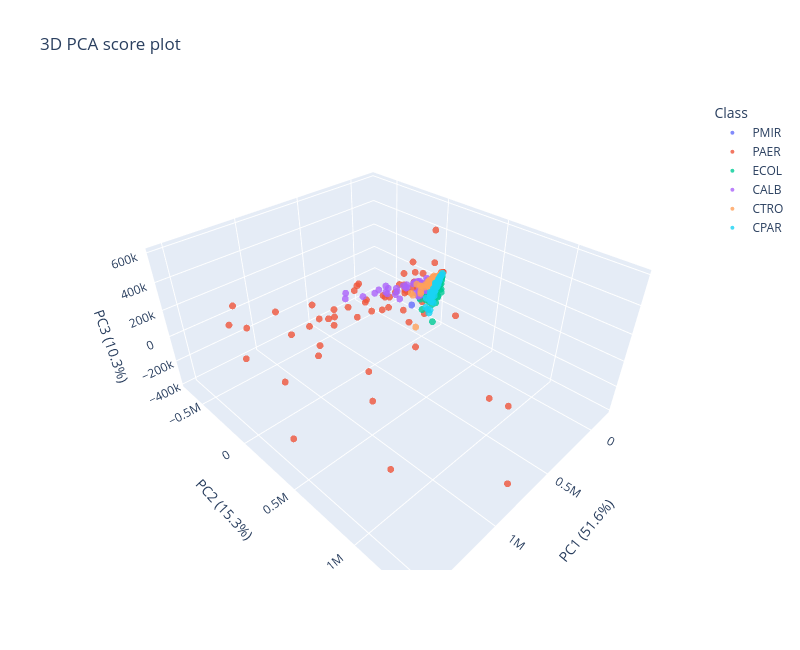

Here is the notebook cell this chart was saved with:
### Markdown cell above
## Without any normalisation, we do not see any bacteria-relevant separation in the data, at least not in the frist 2 components. Let's try 3:

### Code cell
PCA_data = tmp_train.copy()

for i in range(5):
    PCA_data[f"PC{i+1}"] = X_2D[:, i]

fig = px.scatter_3d(
    PCA_data,
    x="PC1",
    y="PC2",
    z="PC5",
    color="Class",
    hover_data=["Class"],
    title="3D PCA score plot"
)

fig.update_traces(marker=dict(size=4, opacity=0.8))

fig.update_layout(
    width=800,
    height=650,
    scene=dict(
        xaxis_title=f"PC1 ({pca.explained_variance_ratio_[0]*100:.1f}%)",
        yaxis_title=f"PC2 ({pca.explained_variance_ratio_[1]*100:.1f}%)",
        zaxis_title=f"PC3 ({pca.explained_variance_ratio_[2]*100:.1f}%)"
    )
)

fig.show()
